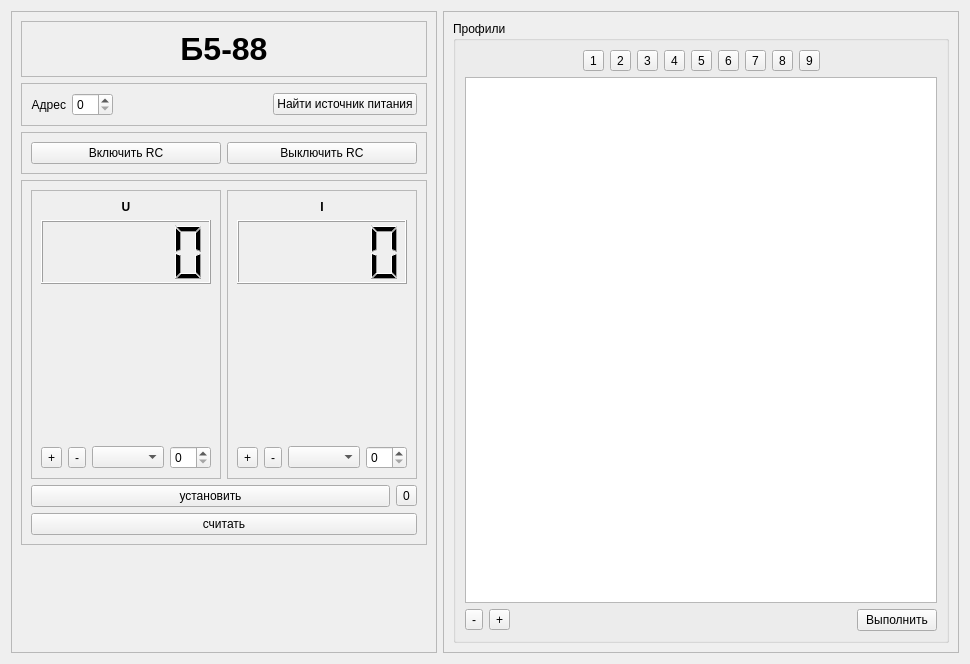
<?xml version="1.0" encoding="UTF-8"?>
<ui version="4.0">
 <class>B588</class>
 <widget class="QWidget" name="B588">
  <property name="geometry">
   <rect>
    <x>0</x>
    <y>0</y>
    <width>970</width>
    <height>664</height>
   </rect>
  </property>
  <property name="sizePolicy">
   <sizepolicy hsizetype="Fixed" vsizetype="Fixed">
    <horstretch>0</horstretch>
    <verstretch>0</verstretch>
   </sizepolicy>
  </property>
  <property name="windowTitle">
   <string>Dialog</string>
  </property>
  <layout class="QHBoxLayout" name="horizontalLayout_7">
   <item>
    <widget class="QFrame" name="frame_2">
     <property name="sizePolicy">
      <sizepolicy hsizetype="Fixed" vsizetype="Preferred">
       <horstretch>0</horstretch>
       <verstretch>0</verstretch>
      </sizepolicy>
     </property>
     <property name="frameShape">
      <enum>QFrame::StyledPanel</enum>
     </property>
     <property name="frameShadow">
      <enum>QFrame::Raised</enum>
     </property>
     <layout class="QVBoxLayout" name="verticalLayout_13">
      <item>
       <widget class="QFrame" name="frame_8">
        <property name="frameShape">
         <enum>QFrame::StyledPanel</enum>
        </property>
        <property name="frameShadow">
         <enum>QFrame::Raised</enum>
        </property>
        <layout class="QHBoxLayout" name="horizontalLayout_8">
         <item>
          <widget class="QLabel" name="label_5">
           <property name="font">
            <font>
             <family>Liberation Sans</family>
             <pointsize>24</pointsize>
             <weight>75</weight>
             <bold>true</bold>
            </font>
           </property>
           <property name="text">
            <string>Б5-88</string>
           </property>
           <property name="alignment">
            <set>Qt::AlignCenter</set>
           </property>
          </widget>
         </item>
        </layout>
       </widget>
      </item>
      <item>
       <widget class="QFrame" name="frame_4">
        <property name="frameShape">
         <enum>QFrame::StyledPanel</enum>
        </property>
        <property name="frameShadow">
         <enum>QFrame::Raised</enum>
        </property>
        <layout class="QVBoxLayout" name="verticalLayout_8">
         <item>
          <layout class="QHBoxLayout" name="horizontalLayout_9">
           <item>
            <widget class="QLabel" name="label_4">
             <property name="text">
              <string>Адрес</string>
             </property>
             <property name="alignment">
              <set>Qt::AlignRight|Qt::AlignTrailing|Qt::AlignVCenter</set>
             </property>
            </widget>
           </item>
           <item>
            <widget class="QSpinBox" name="sb_address"/>
           </item>
           <item>
            <spacer name="horizontalSpacer_6">
             <property name="orientation">
              <enum>Qt::Horizontal</enum>
             </property>
             <property name="sizeHint" stdset="0">
              <size>
               <width>40</width>
               <height>20</height>
              </size>
             </property>
            </spacer>
           </item>
           <item>
            <widget class="QPushButton" name="bt_search_power_supply">
             <property name="text">
              <string>Найти источник питания</string>
             </property>
            </widget>
           </item>
          </layout>
         </item>
        </layout>
       </widget>
      </item>
      <item>
       <widget class="QFrame" name="frame_5">
        <property name="frameShape">
         <enum>QFrame::StyledPanel</enum>
        </property>
        <property name="frameShadow">
         <enum>QFrame::Raised</enum>
        </property>
        <layout class="QHBoxLayout" name="horizontalLayout_2">
         <item>
          <widget class="QPushButton" name="btn_rc_on">
           <property name="text">
            <string>Включить RC</string>
           </property>
          </widget>
         </item>
         <item>
          <widget class="QPushButton" name="btn_rc_off">
           <property name="text">
            <string>Выключить RC</string>
           </property>
          </widget>
         </item>
        </layout>
       </widget>
      </item>
      <item>
       <widget class="QFrame" name="frame_3">
        <property name="frameShape">
         <enum>QFrame::StyledPanel</enum>
        </property>
        <property name="frameShadow">
         <enum>QFrame::Raised</enum>
        </property>
        <layout class="QVBoxLayout" name="verticalLayout_7">
         <item>
          <layout class="QHBoxLayout" name="horizontalLayout">
           <item>
            <widget class="QFrame" name="frame_6">
             <property name="frameShape">
              <enum>QFrame::StyledPanel</enum>
             </property>
             <property name="frameShadow">
              <enum>QFrame::Raised</enum>
             </property>
             <layout class="QVBoxLayout" name="verticalLayout_9">
              <item>
               <layout class="QVBoxLayout" name="verticalLayout_4">
                <item>
                 <widget class="QLabel" name="label_2">
                  <property name="font">
                   <font>
                    <weight>75</weight>
                    <bold>true</bold>
                   </font>
                  </property>
                  <property name="text">
                   <string>U</string>
                  </property>
                  <property name="alignment">
                   <set>Qt::AlignCenter</set>
                  </property>
                 </widget>
                </item>
                <item>
                 <widget class="QLCDNumber" name="lcd_U">
                  <property name="minimumSize">
                   <size>
                    <width>0</width>
                    <height>64</height>
                   </size>
                  </property>
                 </widget>
                </item>
                <item>
                 <layout class="QHBoxLayout" name="horizontalLayout_5">
                  <item>
                   <widget class="QwtKnob" name="knob_U" native="true">
                    <property name="sizePolicy">
                     <sizepolicy hsizetype="Fixed" vsizetype="Fixed">
                      <horstretch>0</horstretch>
                      <verstretch>0</verstretch>
                     </sizepolicy>
                    </property>
                    <property name="minimumSize">
                     <size>
                      <width>150</width>
                      <height>150</height>
                     </size>
                    </property>
                   </widget>
                  </item>
                 </layout>
                </item>
                <item>
                 <layout class="QHBoxLayout" name="horizontalLayout_12">
                  <item>
                   <widget class="QToolButton" name="btn_inc_U">
                    <property name="text">
                     <string>+</string>
                    </property>
                    <property name="icon">
                     <iconset resource="../../../../image/image.qrc">
                      <normaloff>:/image/plus.png</normaloff>:/image/plus.png</iconset>
                    </property>
                   </widget>
                  </item>
                  <item>
                   <widget class="QToolButton" name="btn_dec_U">
                    <property name="text">
                     <string>-</string>
                    </property>
                    <property name="icon">
                     <iconset resource="../../../../image/image.qrc">
                      <normaloff>:/image/minus.png</normaloff>:/image/minus.png</iconset>
                    </property>
                   </widget>
                  </item>
                  <item>
                   <widget class="QComboBox" name="cb_U"/>
                  </item>
                  <item>
                   <widget class="QSpinBox" name="sb_manual_U"/>
                  </item>
                 </layout>
                </item>
               </layout>
              </item>
             </layout>
            </widget>
           </item>
           <item>
            <widget class="QFrame" name="frame_7">
             <property name="frameShape">
              <enum>QFrame::StyledPanel</enum>
             </property>
             <property name="frameShadow">
              <enum>QFrame::Raised</enum>
             </property>
             <layout class="QVBoxLayout" name="verticalLayout_10">
              <item>
               <layout class="QVBoxLayout" name="verticalLayout_3">
                <item>
                 <widget class="QLabel" name="label_3">
                  <property name="font">
                   <font>
                    <weight>75</weight>
                    <bold>true</bold>
                   </font>
                  </property>
                  <property name="text">
                   <string>I</string>
                  </property>
                  <property name="alignment">
                   <set>Qt::AlignCenter</set>
                  </property>
                 </widget>
                </item>
                <item>
                 <widget class="QLCDNumber" name="lcd_I">
                  <property name="minimumSize">
                   <size>
                    <width>0</width>
                    <height>64</height>
                   </size>
                  </property>
                 </widget>
                </item>
                <item>
                 <layout class="QHBoxLayout" name="horizontalLayout_6">
                  <item>
                   <widget class="QwtKnob" name="knob_I" native="true">
                    <property name="sizePolicy">
                     <sizepolicy hsizetype="Fixed" vsizetype="Fixed">
                      <horstretch>0</horstretch>
                      <verstretch>0</verstretch>
                     </sizepolicy>
                    </property>
                    <property name="minimumSize">
                     <size>
                      <width>150</width>
                      <height>150</height>
                     </size>
                    </property>
                   </widget>
                  </item>
                 </layout>
                </item>
                <item>
                 <layout class="QHBoxLayout" name="horizontalLayout_13">
                  <item>
                   <widget class="QToolButton" name="btn_inc_I">
                    <property name="text">
                     <string>+</string>
                    </property>
                    <property name="icon">
                     <iconset resource="../../../../image/image.qrc">
                      <normaloff>:/image/plus.png</normaloff>:/image/plus.png</iconset>
                    </property>
                   </widget>
                  </item>
                  <item>
                   <widget class="QToolButton" name="btn_dec_I">
                    <property name="text">
                     <string>-</string>
                    </property>
                    <property name="icon">
                     <iconset resource="../../../../image/image.qrc">
                      <normaloff>:/image/minus.png</normaloff>:/image/minus.png</iconset>
                    </property>
                   </widget>
                  </item>
                  <item>
                   <widget class="QComboBox" name="cb_I"/>
                  </item>
                  <item>
                   <widget class="QSpinBox" name="sb_manual_I"/>
                  </item>
                 </layout>
                </item>
               </layout>
              </item>
             </layout>
            </widget>
           </item>
          </layout>
         </item>
         <item>
          <layout class="QHBoxLayout" name="horizontalLayout_4">
           <item>
            <widget class="QPushButton" name="btn_set_UI">
             <property name="text">
              <string>установить</string>
             </property>
            </widget>
           </item>
           <item>
            <widget class="QToolButton" name="btn_0">
             <property name="text">
              <string>0</string>
             </property>
            </widget>
           </item>
          </layout>
         </item>
         <item>
          <widget class="QPushButton" name="btn_get_UI">
           <property name="text">
            <string>считать</string>
           </property>
          </widget>
         </item>
        </layout>
       </widget>
      </item>
      <item>
       <spacer name="verticalSpacer">
        <property name="orientation">
         <enum>Qt::Vertical</enum>
        </property>
        <property name="sizeHint" stdset="0">
         <size>
          <width>20</width>
          <height>40</height>
         </size>
        </property>
       </spacer>
      </item>
     </layout>
    </widget>
   </item>
   <item>
    <widget class="QFrame" name="frame">
     <property name="frameShape">
      <enum>QFrame::StyledPanel</enum>
     </property>
     <property name="frameShadow">
      <enum>QFrame::Raised</enum>
     </property>
     <layout class="QVBoxLayout" name="verticalLayout">
      <item>
       <widget class="QGroupBox" name="groupBox">
        <property name="title">
         <string>Профили</string>
        </property>
        <layout class="QVBoxLayout" name="verticalLayout_5">
         <item>
          <layout class="QHBoxLayout" name="horizontalLayout_3">
           <item>
            <spacer name="horizontalSpacer_3">
             <property name="orientation">
              <enum>Qt::Horizontal</enum>
             </property>
             <property name="sizeHint" stdset="0">
              <size>
               <width>40</width>
               <height>20</height>
              </size>
             </property>
            </spacer>
           </item>
           <item>
            <widget class="QToolButton" name="btn_profile_1">
             <property name="text">
              <string>1</string>
             </property>
             <property name="icon">
              <iconset resource="../../../../image/image.qrc">
               <normaloff>:/image/1.png</normaloff>:/image/1.png</iconset>
             </property>
             <property name="checkable">
              <bool>true</bool>
             </property>
             <property name="autoExclusive">
              <bool>true</bool>
             </property>
            </widget>
           </item>
           <item>
            <widget class="QToolButton" name="btn_profile_2">
             <property name="text">
              <string>2</string>
             </property>
             <property name="icon">
              <iconset resource="../../../../image/image.qrc">
               <normaloff>:/image/2.png</normaloff>:/image/2.png</iconset>
             </property>
             <property name="checkable">
              <bool>true</bool>
             </property>
             <property name="autoExclusive">
              <bool>true</bool>
             </property>
            </widget>
           </item>
           <item>
            <widget class="QToolButton" name="btn_profile_3">
             <property name="text">
              <string>3</string>
             </property>
             <property name="icon">
              <iconset resource="../../../../image/image.qrc">
               <normaloff>:/image/3.png</normaloff>:/image/3.png</iconset>
             </property>
             <property name="checkable">
              <bool>true</bool>
             </property>
             <property name="autoExclusive">
              <bool>true</bool>
             </property>
            </widget>
           </item>
           <item>
            <widget class="QToolButton" name="btn_profile_4">
             <property name="text">
              <string>4</string>
             </property>
             <property name="icon">
              <iconset resource="../../../../image/image.qrc">
               <normaloff>:/image/4.png</normaloff>:/image/4.png</iconset>
             </property>
             <property name="checkable">
              <bool>true</bool>
             </property>
             <property name="autoExclusive">
              <bool>true</bool>
             </property>
            </widget>
           </item>
           <item>
            <widget class="QToolButton" name="btn_profile_5">
             <property name="text">
              <string>5</string>
             </property>
             <property name="icon">
              <iconset resource="../../../../image/image.qrc">
               <normaloff>:/image/5.png</normaloff>:/image/5.png</iconset>
             </property>
             <property name="checkable">
              <bool>true</bool>
             </property>
             <property name="autoExclusive">
              <bool>true</bool>
             </property>
            </widget>
           </item>
           <item>
            <widget class="QToolButton" name="btn_profile_6">
             <property name="text">
              <string>6</string>
             </property>
             <property name="icon">
              <iconset resource="../../../../image/image.qrc">
               <normaloff>:/image/6.png</normaloff>:/image/6.png</iconset>
             </property>
             <property name="checkable">
              <bool>true</bool>
             </property>
             <property name="autoExclusive">
              <bool>true</bool>
             </property>
            </widget>
           </item>
           <item>
            <widget class="QToolButton" name="btn_profile_7">
             <property name="text">
              <string>7</string>
             </property>
             <property name="icon">
              <iconset resource="../../../../image/image.qrc">
               <normaloff>:/image/7.png</normaloff>:/image/7.png</iconset>
             </property>
             <property name="checkable">
              <bool>true</bool>
             </property>
             <property name="autoExclusive">
              <bool>true</bool>
             </property>
            </widget>
           </item>
           <item>
            <widget class="QToolButton" name="btn_profile_8">
             <property name="text">
              <string>8</string>
             </property>
             <property name="icon">
              <iconset resource="../../../../image/image.qrc">
               <normaloff>:/image/8.png</normaloff>:/image/8.png</iconset>
             </property>
             <property name="checkable">
              <bool>true</bool>
             </property>
             <property name="autoExclusive">
              <bool>true</bool>
             </property>
            </widget>
           </item>
           <item>
            <widget class="QToolButton" name="btn_profile_9">
             <property name="text">
              <string>9</string>
             </property>
             <property name="icon">
              <iconset resource="../../../../image/image.qrc">
               <normaloff>:/image/9.png</normaloff>:/image/9.png</iconset>
             </property>
             <property name="checkable">
              <bool>true</bool>
             </property>
             <property name="autoExclusive">
              <bool>true</bool>
             </property>
            </widget>
           </item>
           <item>
            <spacer name="horizontalSpacer">
             <property name="orientation">
              <enum>Qt::Horizontal</enum>
             </property>
             <property name="sizeHint" stdset="0">
              <size>
               <width>40</width>
               <height>20</height>
              </size>
             </property>
            </spacer>
           </item>
          </layout>
         </item>
         <item>
          <widget class="QTableView" name="tv_profiles"/>
         </item>
         <item>
          <layout class="QHBoxLayout" name="horizontalLayout_10">
           <item>
            <widget class="QToolButton" name="btn_clear_profile">
             <property name="text">
              <string>-</string>
             </property>
             <property name="icon">
              <iconset resource="../../../../image/image.qrc">
               <normaloff>:/image/minus.png</normaloff>:/image/minus.png</iconset>
             </property>
            </widget>
           </item>
           <item>
            <widget class="QToolButton" name="btn_add_point">
             <property name="text">
              <string>+</string>
             </property>
             <property name="icon">
              <iconset resource="../../../../image/image.qrc">
               <normaloff>:/image/plus.png</normaloff>:/image/plus.png</iconset>
             </property>
            </widget>
           </item>
           <item>
            <spacer name="horizontalSpacer_2">
             <property name="orientation">
              <enum>Qt::Horizontal</enum>
             </property>
             <property name="sizeHint" stdset="0">
              <size>
               <width>40</width>
               <height>20</height>
              </size>
             </property>
            </spacer>
           </item>
           <item>
            <widget class="QPushButton" name="btn_run_profile">
             <property name="text">
              <string>Выполнить</string>
             </property>
            </widget>
           </item>
          </layout>
         </item>
         <item>
          <layout class="QVBoxLayout" name="grapher_layout"/>
         </item>
        </layout>
       </widget>
      </item>
     </layout>
    </widget>
   </item>
  </layout>
 </widget>
 <customwidgets>
  <customwidget>
   <class>QwtKnob</class>
   <extends>QWidget</extends>
   <header>qwt_knob.h</header>
  </customwidget>
 </customwidgets>
 <resources>
  <include location="../../../../image/image.qrc"/>
 </resources>
 <connections/>
</ui>
